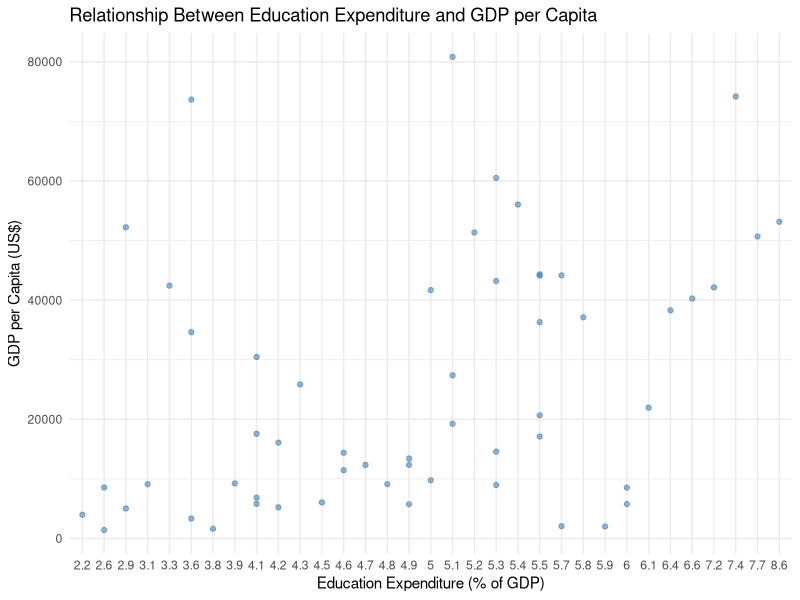
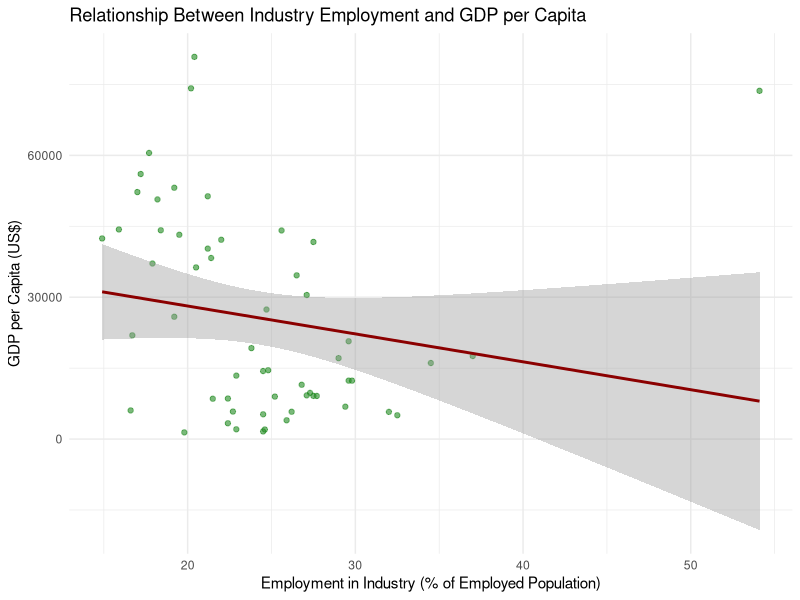
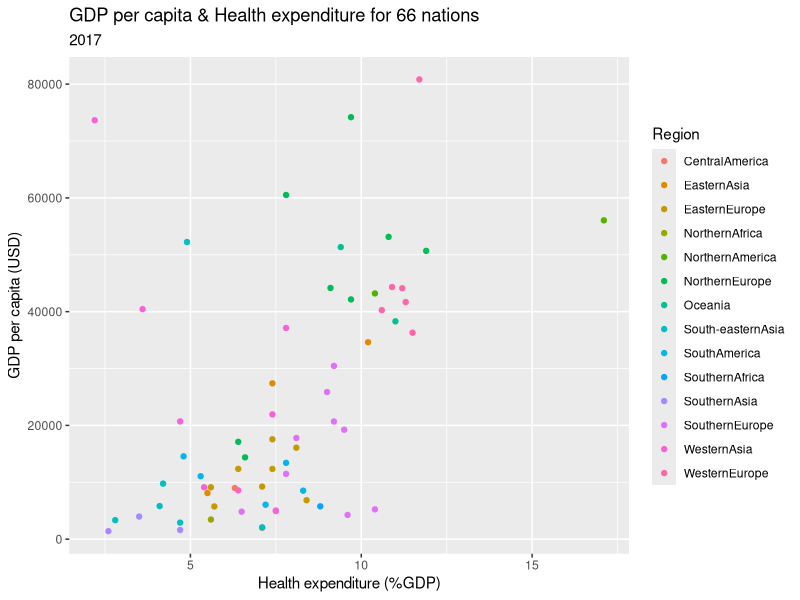
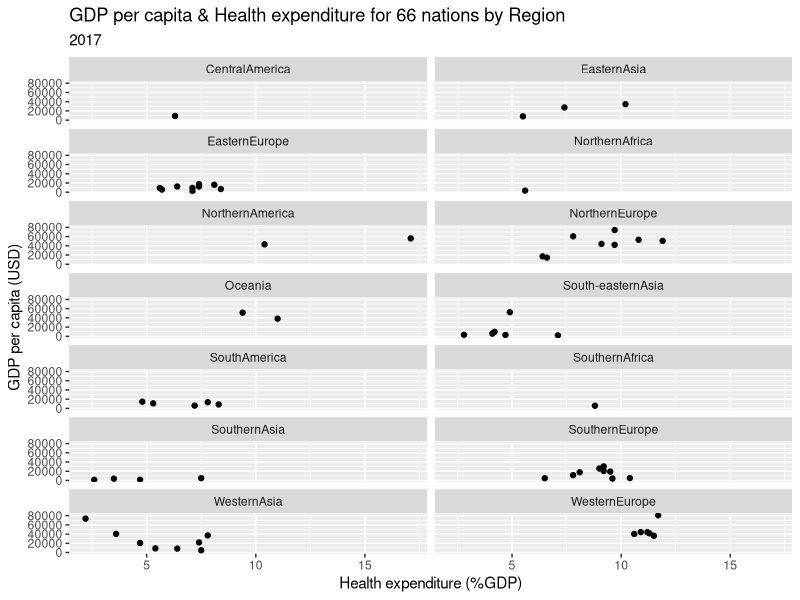
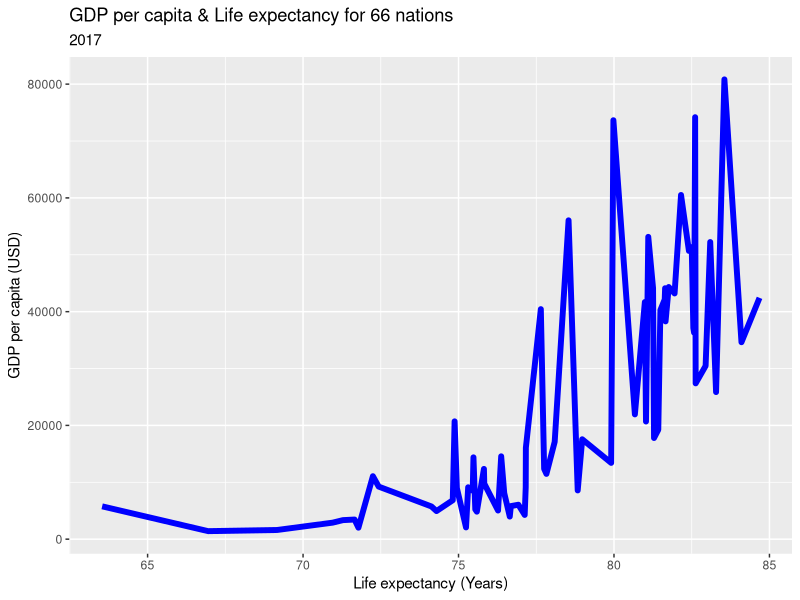
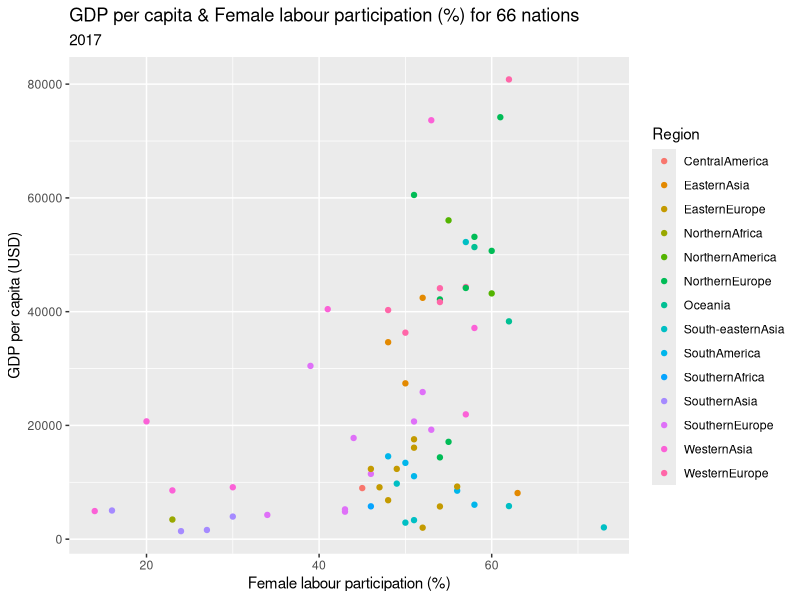
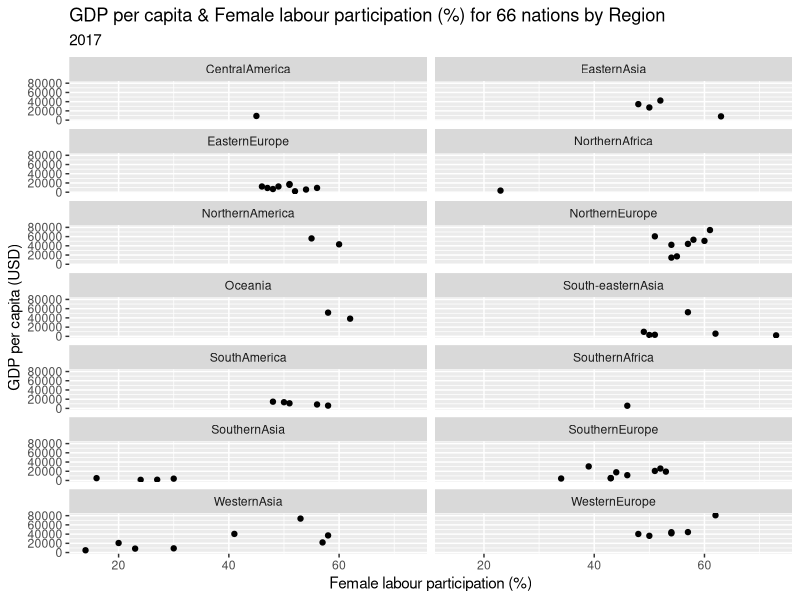
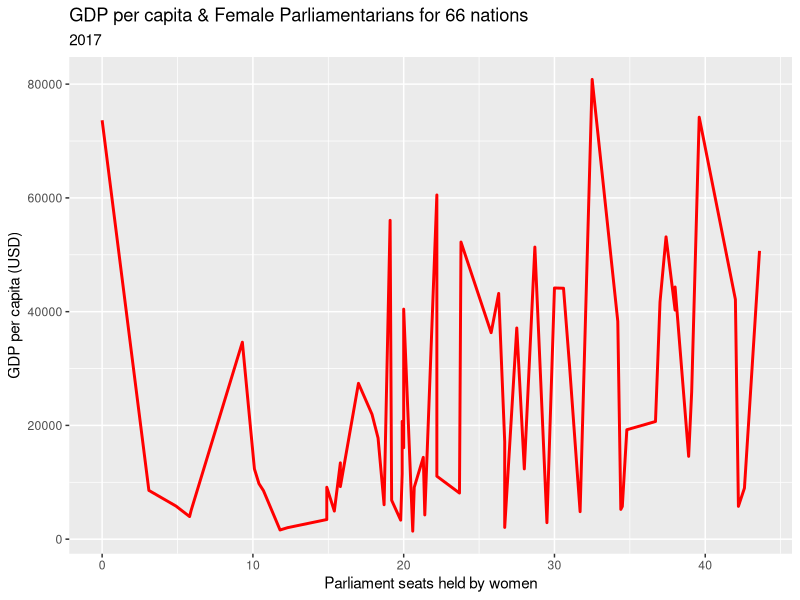

Write the R code that produced these figures, in order.
## ---- chunk 1
knitr::opts_chunk$set(echo = TRUE)

# load libraries
library(tidyverse)
library(ggplot2)
library(knitr)
library(kableExtra)
library(png)
library(broom)
library(tidyr)
library(readr)
library(ggplot2)
library(rmarkdown)
## ---- chunk 2
# read in data file
Socio_Econ <- as_tibble(read.csv("soci_econ_country_profiles.csv"))
Socio_Econ %>%
  head(n=10) %>%
  kable(caption = "Socio-economic variables for 66 Nations, 2017") %>%
  kable_styling(bootstrap_options = "striped", full_width = FALSE)
## ---- chunk 3
# Clean and rename variables
Econ_clean <- Socio_Econ %>%
  select(
    Country = country,  
    GDP_per_Capita = GDP.per.capita..current.US..,
    Education_Expenditure = Education..Government.expenditure....of.GDP.,
    Industry_Employment = Employment..Industry....of.employed.,
  ) %>%
  drop_na() %>%
  filter(
    GDP_per_Capita > 0,
    Education_Expenditure > 0,
    Industry_Employment > 0,
  )
## ---- chunk 4
# GDP per Capita
Econ_clean %>%
  summarise(
    Mean = mean(GDP_per_Capita, na.rm = TRUE),
    SD   = sd(GDP_per_Capita, na.rm = TRUE),
    Min  = min(GDP_per_Capita, na.rm = TRUE),
    Max  = max(GDP_per_Capita, na.rm = TRUE)
  ) %>%
  mutate(across(everything(), as.numeric)) %>%
  pivot_longer(
    cols = everything(),
    names_to = "Statistic",
    values_to = "Value"
  ) %>%
  kable(
    digits = 2,
    caption = "GDP per Capita — Descriptive Statistics"
  )

# Education Expenditure
Econ_clean %>%
  summarise(
    Mean = mean(Education_Expenditure, na.rm = TRUE),
    SD   = sd(Education_Expenditure, na.rm = TRUE),
    Min  = min(Education_Expenditure, na.rm = TRUE),
    Max  = max(Education_Expenditure, na.rm = TRUE)
  ) %>%
  mutate(across(everything(), as.numeric)) %>%
  pivot_longer(
    cols = everything(),
    names_to = "Statistic",
    values_to = "Value"
  ) %>%
  kable(
    digits = 2,
    caption = "Education Expenditure (% of GDP) — Descriptive Statistics"
  )

# Industry Employment
Econ_clean %>%
  summarise(
    Mean = mean(Industry_Employment, na.rm = TRUE),
    SD   = sd(Industry_Employment, na.rm = TRUE),
    Min  = min(Industry_Employment, na.rm = TRUE),
    Max  = max(Industry_Employment, na.rm = TRUE)
  ) %>%
  mutate(across(everything(), as.numeric)) %>%
  pivot_longer(
    cols = everything(),
    names_to = "Statistic",
    values_to = "Value"
  ) %>%
  kable(
    digits = 2,
    caption = "Industry Employment (% of Employed) — Descriptive Statistics"
  )

## ---- chunk 5
ggplot(Econ_clean, aes(x = Education_Expenditure, y = GDP_per_Capita)) +
  geom_point(alpha = 0.6, colour = "steelblue") +
  geom_smooth(method = "lm", se = TRUE, colour = "darkred") +
  labs(
    title = "Relationship Between Education Expenditure and GDP per Capita",
    x = "Education Expenditure (% of GDP)",
    y = "GDP per Capita (US$)"
  ) +
  theme_minimal()
## ---- chunk 6
ggplot(Econ_clean, aes(x = Industry_Employment, y = GDP_per_Capita)) +
  geom_point(alpha = 0.6, colour = "forestgreen") +
  geom_smooth(method = "lm", se = TRUE, colour = "darkred") +
  labs(
    title = "Relationship Between Industry Employment and GDP per Capita",
    x = "Employment in Industry (% of Employed Population)",
    y = "GDP per Capita (US$)"
  ) +
  theme_minimal()
## ---- chunk 7
Analysis_df <- Socio_Econ %>%
  select("country", "Region", "GDP.per.capita..current.US..", "Health..Total.expenditure....of.GDP.", "Life.expectancy.at.birth..total..years.", "Labour.force.participation..female.male.pop....", "Seats.held.by.women.in.national.parliaments..") %>%
  rename(Nation = "country", "GDP per capita (USD)" = GDP.per.capita..current.US.., "Health expenditure (%GDP)" = Health..Total.expenditure....of.GDP., "Life expectancy (Years)" = Life.expectancy.at.birth..total..years., "Labour force participation (%)" = Labour.force.participation..female.male.pop...., "Parliament seats held by women" = Seats.held.by.women.in.national.parliaments..) %>%
  separate("Labour force participation (%)", into = c("Female labour participation (%)", "Male labour force"), convert = TRUE) %>%
  select(-("Male labour force"))
Analysis_df 

## ---- chunk 8
# The analysis for health expenditure may be distorted by values which are below 0%. As this is non-sensical, rows containing values less then 0 are removed.
Health_df <- Analysis_df %>%
  filter(`Health expenditure (%GDP)` >= 0)

ggplot(data = Health_df) + 
  geom_point(mapping = aes(x = `Health expenditure (%GDP)`, y = `GDP per capita (USD)`, colour = Region)) +
  labs(
    title = "GDP per capita & Health expenditure for 66 nations",
    subtitle = "2017")

ggplot(data = Health_df) + 
  geom_point(mapping = aes(x = `Health expenditure (%GDP)`, y = `GDP per capita (USD)`)) +
  facet_wrap(~ Region, nrow = 7) +
  labs(
    title = "GDP per capita & Health expenditure for 66 nations by Region",
    subtitle = "2017")

ggplot(data = Analysis_df) +
  geom_line(mapping = aes(x = `Life expectancy (Years)`, y = `GDP per capita (USD)`), color = "blue", linewidth=2) +
  labs(
    title = "GDP per capita & Life expectancy for 66 nations",
    subtitle = "2017")

## ---- chunk 9
ggplot(data = Analysis_df) + 
  geom_point(mapping = aes(x = `Female labour participation (%)`, y = `GDP per capita (USD)`, colour = Region)) +
  labs(
    title = "GDP per capita & Female labour participation (%) for 66 nations",
    subtitle = "2017")

ggplot(data = Analysis_df) + 
  geom_point(mapping = aes(x = `Female labour participation (%)`, y = `GDP per capita (USD)`)) +
  facet_wrap(~ Region, nrow = 7) +
  labs(
    title = "GDP per capita & Female labour participation (%) for 66 nations by Region",
    subtitle = "2017")

Parliament_df <- Analysis_df %>%
  filter(`Parliament seats held by women` >= 0)

ggplot(data = Parliament_df) +
  geom_line(mapping = aes(x = `Parliament seats held by women`, y = `GDP per capita (USD)`), color = "red", linewidth = 1) +
  labs(
    title = "GDP per capita & Female Parliamentarians for 66 nations",
    subtitle = "2017")
## ---- chunk 10
Econ_model <- lm(`GDP per capita (USD)` ~ `Health expenditure (%GDP)` + `Life expectancy (Years)` + `Female labour participation (%)` + `Parliament seats held by women`, data = Analysis_df)
tidy(Econ_model) 
summary(Econ_model)
